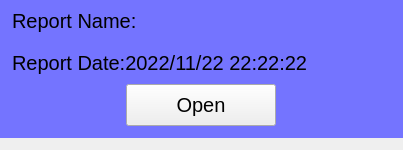
<?xml version="1.0" encoding="UTF-8"?>
<ui version="4.0">
 <class>ReportItem</class>
 <widget class="QWidget" name="ReportItem">
  <property name="geometry">
   <rect>
    <x>0</x>
    <y>0</y>
    <width>403</width>
    <height>150</height>
   </rect>
  </property>
  <property name="windowTitle">
   <string>Form</string>
  </property>
  <property name="styleSheet">
   <string notr="true">font:20px;</string>
  </property>
  <layout class="QVBoxLayout" name="verticalLayout">
   <property name="spacing">
    <number>0</number>
   </property>
   <property name="leftMargin">
    <number>0</number>
   </property>
   <property name="topMargin">
    <number>0</number>
   </property>
   <property name="rightMargin">
    <number>0</number>
   </property>
   <property name="bottomMargin">
    <number>12</number>
   </property>
   <item>
    <widget class="QWidget" name="widget" native="true">
     <property name="styleSheet">
      <string notr="true">#widget{
	background-color: rgb(116, 116, 255);
}</string>
     </property>
     <layout class="QVBoxLayout" name="verticalLayout_2">
      <property name="spacing">
       <number>0</number>
      </property>
      <property name="leftMargin">
       <number>12</number>
      </property>
      <property name="topMargin">
       <number>0</number>
      </property>
      <property name="rightMargin">
       <number>12</number>
      </property>
      <property name="bottomMargin">
       <number>12</number>
      </property>
      <item>
       <widget class="QLabel" name="lblName">
        <property name="text">
         <string>Report Name:</string>
        </property>
       </widget>
      </item>
      <item>
       <widget class="QLabel" name="lblDate">
        <property name="text">
         <string>Report Date:2022/11/22 22:22:22</string>
        </property>
       </widget>
      </item>
      <item>
       <layout class="QHBoxLayout" name="horizontalLayout_2">
        <property name="leftMargin">
         <number>0</number>
        </property>
        <item>
         <widget class="QPushButton" name="btnOpen">
          <property name="sizePolicy">
           <sizepolicy hsizetype="Minimum" vsizetype="Fixed">
            <horstretch>0</horstretch>
            <verstretch>0</verstretch>
           </sizepolicy>
          </property>
          <property name="maximumSize">
           <size>
            <width>150</width>
            <height>60</height>
           </size>
          </property>
          <property name="text">
           <string>Open</string>
          </property>
         </widget>
        </item>
       </layout>
      </item>
     </layout>
    </widget>
   </item>
  </layout>
 </widget>
 <resources/>
 <connections/>
</ui>
